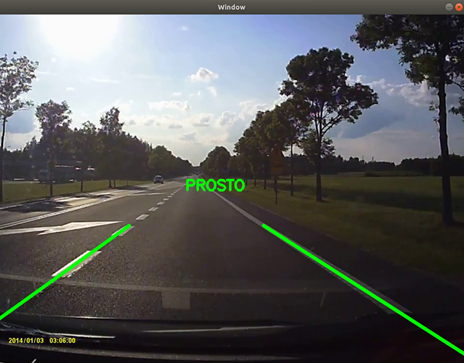
//> input picture screen-lineDetection.png, 464 x 363 px, given in place of nagranie2.mp4, which was not available
$ ./main   (built with g++ and OpenCV 4)
//> lines starting //> are read from the running program, lines starting //| are printed output that depends on the picture; after the words box and inside, x2 and y2 are one past the last pixel; in counts of white or black regions, pixels touching at a corner belong together; pictures that were not available may be replaced by others from this repository, and a replacement may not be noted
#include <iostream>
#include <opencv2/highgui/highgui.hpp>
#include <opencv2/opencv.hpp>

using namespace std;
using namespace cv;

Mat maskuj(Mat image, Mat src){
    // Pobranie wielkosci obrazu
    Size s = image.size();
    int height = s.height;
    int width = s.width;

    // Ustawienie parametrów geometrycznych ramki
    vector<Point> constSingle;

    //Nagranie 2
    constSingle.push_back(Point(0,height - 180));
    constSingle.push_back(Point(900,height - 180));
    constSingle.push_back(Point(600,400));
    constSingle.push_back(Point(260,400));
    constSingle.push_back(Point(0,height - 180));

    // [9 lines of commented-out code are left out]
    vector<vector<Point> > array;
    array.push_back(constSingle);

    // stworzenie czarnego obrazu o wymiarach image
    Mat maska = Mat(height,width,CV_8UC1,Scalar(0,0,0));
    // dodanie białego trapeza (regionu zainteresowania)
    fillPoly(maska,array,255);
    // Maskowanie ( Region of Interest)
    Mat masked = image & maska;

    // Tylko do sprawdzenia (wyswietlania)
    Mat src2;
    src.copyTo(src2);
    fillPoly(src2,array,255);
    imshow("Maska1",src2);
    return masked;
}


Vec2d srednia(vector<Vec2d> linie){
    int ile = 0;
    double sum_nachylenie = 0;
    double sum_przeciecie = 0;
    double a = 0, b = 0;
    Vec2d l;
    for( size_t i = 0; i < linie.size(); i++ ){
        l = linie[i];
        sum_nachylenie = sum_nachylenie + l[0];
        sum_przeciecie = sum_przeciecie + l[1];
        ile++;
    }
    a = sum_nachylenie/ile;
    b = sum_przeciecie/ile;
    Vec2d rozw(a,b);
    return rozw;
}
Vec4d koordynaty(Vec2d linia, Mat image){
   double y1,y2,x1,x2;
   double a = linia[0];
   double b = linia[1];
   Size s = image.size();
   y1 = s.height;
   y2 = y1 *3/5;
   x1 = (y1 - b)/a;
   x2 = (y2 - b)/a;
   Vec4d output(x1,y1,x2,y2);
   //cout<<output<<endl;
   return output;
}
void detekcjaSkretow(Mat image, Mat src,double a_l, double a_p){

    Size s = image.size();
    int height = s.height;
    int width = s.width;

    if(a_l < -1){
        putText(src,"SKRET W LEWO",Point(width*2/5,height/2),FONT_HERSHEY_SIMPLEX,1,Scalar(0,255,0),4);

    }
    else if (a_p > 1) {
        putText(src,"SKRET W PRAWO",Point(width*2/5,height/2),FONT_HERSHEY_SIMPLEX,1,Scalar(0,255,0),4);
    }
    else{
        putText(src,"PROSTO",Point(width*2/5,height/2),FONT_HERSHEY_SIMPLEX,1,Scalar(0,255,0),4);
    }
}
vector<Vec2d> linieSrednie(vector<Vec4d> lines){
    vector<Vec2d> lewe_linie;
    vector<Vec2d> prawe_linie;
    Vec4d l;
    for( size_t i = 0; i < lines.size(); i++ )
    {
        l = lines[i];
        double angle = atan2(l[3]-l[1],l[2]-l[0])*180.0 / CV_PI;
        if(!(angle < 25 && angle > -25))                                                            // linie poziomie i zbliżone do nich nie są brane pod uwagę
        {

            // prosta typu y =ax + b
            double  a = (l[3] - l[1])/(l[2] - l[0]);
            double  b = l[3] - a * l[2];

            if(a < 0){
                lewe_linie.push_back(Vec2d(a,b));               // linie po lewej stornie jezdni (zbior)
            }
            else{
                prawe_linie.push_back(Vec2d(a,b));              // linie po prawej stornie jezdni(zbior)
            }
        }
    }
    // Tworzenie jednej linii prawej i lewej
    Vec2d lewa = srednia(lewe_linie);
    Vec2d prawa = srednia(prawe_linie);

    vector <Vec2d> output;
    output.push_back(lewa);
    output.push_back(prawa);

    return output;
}

int main()
{
    VideoCapture cap("/media/D4B9-8730/Projekt-WMAv2/Nagrania/nagranie2.mp4");
    if(!cap.isOpened()){
        cout<< "Nie mozna wyswietlic video"<<endl;
        return -1;
    }
    // Obraz zrodlowy
    Mat img_source;
    // Obraz do przeksztalcen
    Mat img;
    while(1){
        // Pobierz obraz (ramkę)
        cap >> img;
//> img is the input picture: 363 rows x 464 cols, CV_8UC3; mean B, G, R 90.8, 91.1, 89.8

        // Jesli nie ma obrazu wyjdz z petli
        if(!cap.read(img))
            break;

        img_source = img;

        // W skali szarosci
        cvtColor(img_source,img,COLOR_RGB2GRAY);
//> img: 363 rows x 464 cols, CV_8UC1

        // Usuniecie szumów
        GaussianBlur(img,img,Size(5,5),0);
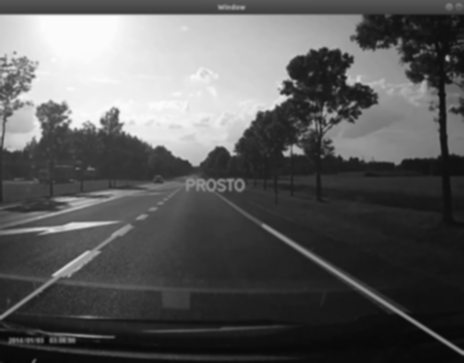
//> img: 363 rows x 464 cols, CV_8UC1; min 7, max 252, mean 90.9

        // Krawedzie
        Canny(img,img,40,120);
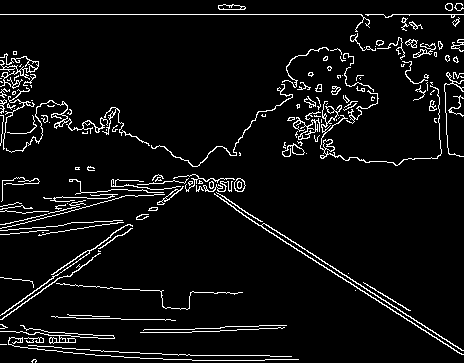
//> img: 363 rows x 464 cols, CV_8UC1; 5.8% white in thin lines or dots

        //Maska
        img = maskuj(img,img_source);
//> in maskuj, `fillPoly(maska,array,255);`:
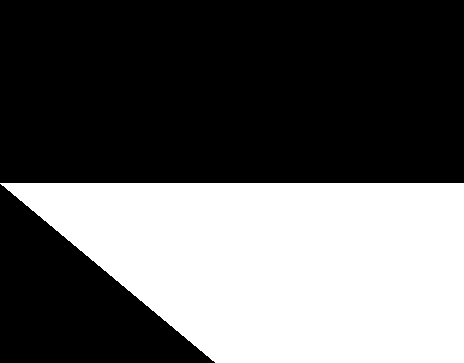
//> maska: 363 rows x 464 cols, CV_8UC1; 38.1% white; 1 white region, box (x1, y1, x2, y2) and area: (0, 183, 464, 363) 64188
//> in maskuj, `Mat masked = image & maska;`:
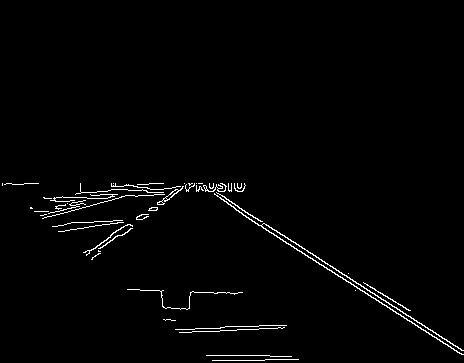
//> masked: 363 rows x 464 cols, CV_8UC1; 1.6% white in thin lines or dots, all inside (x1, y1, x2, y2) = (2, 183, 464, 361)
//> in maskuj, `fillPoly(src2,array,255);`:
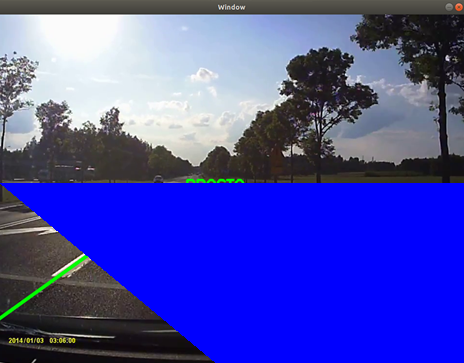
//> src2: 363 rows x 464 cols, CV_8UC3; mean B, G, R 173.1, 73, 71

        // Wykrywanie linii
        vector<Vec4d> linie_zbior;
        HoughLinesP(img,linie_zbior,1,CV_PI/180,50,40,50);
//> linie_zbior = 18 lines (x1, y1, x2, y2), first 8: [202, 183, 428, 329], [196, 183, 432, 336], [209, 186, 461, 350], [323, 265, 461, 354], [221, 360, 298, 359], [44, 198, 244, 187], [206, 355, 291, 356], [179, 332, 282, 328]

        // Ze zbioru linii tworzymy 2 linie
       vector<Vec2d> linie_sr = linieSrednie(linie_zbior);
//> the loop in linieSrednie, `for( size_t i = 0; i < lines.size(); i++ )` made 18 passes
//> (l, angle, a, b) on passes 1, 2, 3, 4, 12, 13, 14, 15: ([202, 183, 428, 329], 32.86, 0.646, 52.5), ([196, 183, 432, 336], 32.96, 0.648, 55.93), ([209, 186, 461, 350], 33.06, 0.651, 49.98), ([323, 265, 461, 354], 32.82, 0.645, 56.69), ([91, 259, 189, 183], -37.79, -0.776, 329.6), ([194, 183, 338, 276], 32.86, 0.646, 57.71), ([364, 283, 409, 310], 30.96, 0.6, 64.6), ([86, 254, 184, 183], -35.92, -0.724, 316.3)
//> (l, angle) on passes 5 to 10: ([221, 360, 298, 359], -0.744), ([44, 198, 244, 187], -3.15), ([206, 355, 291, 356], 0.674), ([179, 332, 282, 328], -2.22), ([50, 200, 243, 190], -2.97), ([175, 329, 266, 325], -2.52)
//> the loop in srednia, `for( size_t i = 0; i < linie.size(); i++ )` made 2 passes
//> (sum_nachylenie, sum_przeciecie) on pass 1: (-0.776, 329.6)
//> (l, sum_nachylenie, sum_przeciecie) on pass 2: ([-0.724, 316.3], -1.5, 645.9)
//> after the loop in srednia, `for( size_t i = 0; i < linie.size(); i++ )`: sum_nachylenie = -1.5; sum_przeciecie = 645.9; ile = 2
//> in srednia, `a = sum_nachylenie/ile;`: a = -0.75
//> in srednia, `b = sum_przeciecie/ile;`: b = 322.9
//> in srednia, `Vec2d rozw(a,b);`: rozw = [-0.75, 322.9]
//> the loop in srednia (call 2), `for( size_t i = 0; i < linie.size(); i++ )` made 6 passes
//> (l, sum_nachylenie, sum_przeciecie) on passes 2 to 6: ([0.648, 55.93], 1.29, 108.4), ([0.651, 49.98], 1.95, 158.4), ([0.645, 56.69], 2.59, 215.1), ([0.646, 57.71], 3.24, 272.8), ([0.6, 64.6], 3.84, 337.4)
//> (sum_nachylenie, sum_przeciecie) on pass 1: (0.646, 52.5)
//> in linieSrednie, `Vec2d prawa = srednia(prawe_linie);`: prawa = [0.639, 56.24]
//> in linieSrednie, `output.push_back(lewa);`: output = 1 item: [-0.75, 322.9]
//> in linieSrednie, `output.push_back(prawa);`: output = 2 items: [-0.75, 322.9], [0.64, 56.24]
//> linie_sr = 2 items: [-0.75, 322.9], [0.64, 56.24]

       Vec2d lewa = linie_sr[0];
//> lewa = [-0.75, 322.9]
       Vec2d prawa = linie_sr[1];
//> prawa = [0.639, 56.24]

       // Detekcja skretow
       detekcjaSkretow(img,img_source,lewa[0],prawa[0]);
//> in detekcjaSkretow, `putText(src,"PROSTO",Point(width*2/5,height/2),FONT_HERSHEY_SIMPLEX,1,..`:
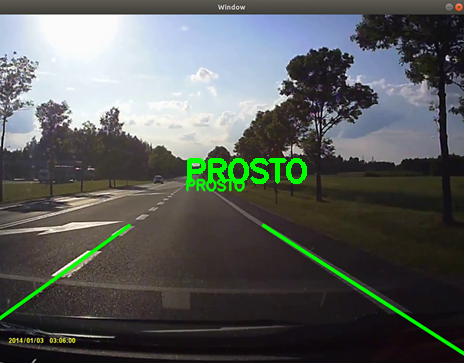
//> src: 363 rows x 464 cols, CV_8UC3; 0.95% of pixels changed, all inside (x1, y1, x2, y2) = (187, 158, 307, 184)

       // Przejscie na x1,y1,x2,y2
       Vec4d lewa_xy = koordynaty(lewa,img);
//> in koordynaty, `double a = linia[0];`: a = -0.75
//> in koordynaty, `double b = linia[1];`: b = 322.9
//> in koordynaty, `x1 = (y1 - b)/a;`: x1 = -53.41
//> in koordynaty, `x2 = (y2 - b)/a;`: x2 = 140.2
//> in koordynaty, `Vec4d output(x1,y1,x2,y2);`: output = [-53.41, 363, 140.2, 217.8]
//> lewa_xy = [-53.41, 363, 140.2, 217.8]
       Vec4d prawa_xy = koordynaty(prawa,img);
//> prawa_xy = [479.8, 363, 252.7, 217.8]

       // Wrysowywanie pasów do pierwotnego obrazka
       line( img_source, Point(int(lewa_xy[0]), int(lewa_xy[1])),Point(int(lewa_xy[2]), int(lewa_xy[3])), Scalar(0,255,0), 5);//, LINE_AA);
       line( img_source, Point(int(prawa_xy[0]), int(prawa_xy[1])),Point(int(prawa_xy[2]), int(prawa_xy[3])), Scalar(0,255,0), 5);//, LINE_AA);
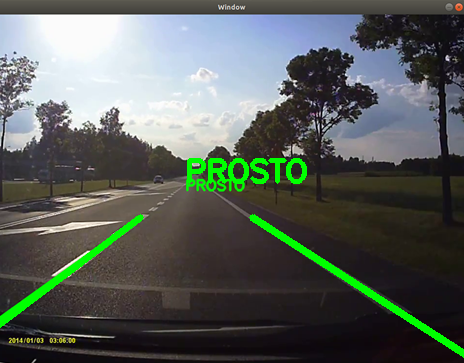
//> img_source: 363 rows x 464 cols, CV_8UC3; mean B, G, R 89.8, 95.2, 88.5

        imshow("Window",img_source);
        waitKey(30);
    }

    cap.release();
    destroyAllWindows();
    return 0;
}
